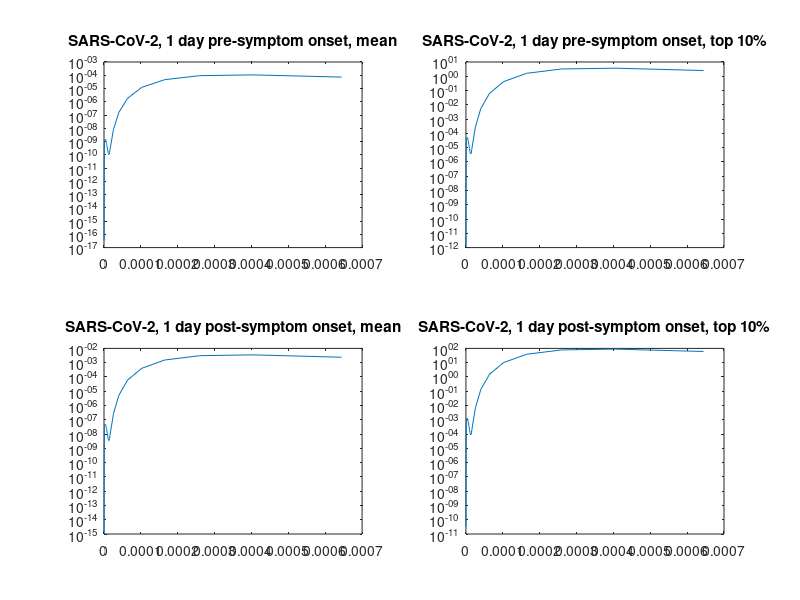

The MATLAB source for this figure:
%This script determines the expected rate of shedding SARS-CoV-2 via  
%droplets and aerosols while coughing. 

clear all
close all
clc

%Define values
p = 997e3; %Density of water at room temperature {g/m3}
Vml_Vg = 1; %Conversion factor (volume) from g to ml for water at room
            %temperature
v_SARS2_1daypre = 5.48; %SARS-CoV-2 mean viral load, -1 day {log10 copies/ml}
uCI_1daypre = 6.70; %upper 95% CI for v_SARS2_1daypre {log10 copies/ml}
lCI_1daypre = 4.25; %lower 95% CI for v_SARS2_1daypre {log10 copies/ml}
v_SARS2_1daypre_top10 = 10.01992; %SARS-CoV-2 viral load (98th cp), -1 day {log10 copies/ml}
uCI_1daypre_top10 = 12.51300;
lCI_1daypre_top10 = 8.02355;

v_SARS2_1daypost = 7.00; %SARS-CoV-2 mean viral load, -1 day {log10 copies/ml}
uCI_1daypost = 7.58;
lCI_1daypost = 6.43;
v_SARS2_1daypost_top10 = 11.40318; %SARS-CoV-2 viral load (98th cp), -1 day {log10 copies/ml}
uCI_1daypost_top10 = 12.48296;
lCI_1daypost_top10 = 10.41681;

gamma = 0.1e-2; %viability proportion {%}

%particle profile
d = [0.1653449
0.178063421
0.191760265
0.206510686
0.222395726
0.239502662
0.257925483
0.277765409
0.299131445
0.322140981
0.346920437
0.373605958
0.402344159
0.433292936
0.466622329
0.502515457
0.541169527
0.582796911
0.627626322
0.675904064
0.727895384
0.783885938
0.848663711
0.913943904
0.984245524
1.059954825
1.141487774
1.229292331
1.323850917
1.425683057
1.535348244
1.653449003
1.780634209
1.917602648
2.065106857
2.22395726
2.39502662
2.579254832
2.777654091
2.99131445
3.221409811
3.469204372
3.755888091
4.044795338
4.355925665
4.690988495
5.051824745
5.440416936
5.858900087
6.243128858
6.759040636
7.278953844
7.838859376
8.397266396
8.995451959
9.687392507
10.37748117
11.175729
12.03537898
13.02994339
14.03222167
15.0318175
16.18808225
25.79254832
40.44795338
64.10568596
102.1398939
164.4719926
259.2943797
404.4795338
644.4591621]*1e-6; %hydrated particle diameters for given respiratory activity {m}
V = (p*pi*Vml_Vg/6)* d.^3; %particle volumes {ml}
R = [5.33E-05
1.07E-04
1.77E-04
3.30E-04
5.62E-04
9.16E-04
1.56E-03
2.51E-03
3.80E-03
6.11E-03
9.38E-03
1.40E-02
2.12E-02
3.16E-02
4.25E-02
5.81E-02
7.92E-02
1.08E-01
1.39E-01
1.76E-01
2.20E-01
2.96E-01
3.70E-01
4.76E-01
6.21E-01
8.11E-01
1.04E+00
1.30E+00
1.51E+00
1.65E+00
1.70E+00
1.63E+00
1.45E+00
1.21E+00
9.99E-01
8.00E-01
6.31E-01
5.05E-01
4.10E-01
3.44E-01
2.75E-01
2.27E-01
1.82E-01
1.41E-01
1.10E-01
8.28E-02
6.07E-02
4.45E-02
3.12E-02
2.32E-02
1.51E-02
9.96E-03
6.48E-03
4.28E-03
2.83E-03
1.73E-03
1.11E-03
6.81E-04
4.37E-04
3.02E-04
2.60E-04
2.72E-04
3.69E-04
3.07E-03
1.54E-02
4.42E-02
7.21E-02
6.60E-02
3.39E-02
1.02E-02
1.72E-03]; %rate of particle being expelled, corresponding to particle diameters {particles/interval}


%Initialize matrices for Poisson lamda, partitioning likelihood, variance 
%(via delta method) and expelling rate at each size
n = [0:1:140]'; %up to 140 viable virions

lambda_SARS2_1daypre = zeros(length(d),1);
uCI_1daypre_lambda = zeros(length(d),1);
lCI_1daypre_lambda = zeros(length(d),1);
P_SARS2_1daypre = zeros(length(d),length(n));
Var_SARS2_1daypre = zeros(length(d),length(n));

lambda_SARS2_1daypre_top10 = zeros(length(d),1);
uCI_1daypre_top10_lambda = zeros(length(d),1);
lCI_1daypre_top10_lambda = zeros(length(d),1);
P_SARS2_1daypre_top10 = zeros(length(d),length(n));
Var_SARS2_1daypre_top10 = zeros(length(d),length(n));

lambda_SARS2_1daypost = zeros(length(d),1);
uCI_1daypost_lambda = zeros(length(d),1);
lCI_1daypost_lambda = zeros(length(d),1);
P_SARS2_1daypost = zeros(length(d),length(n));
Var_SARS2_1daypost = zeros(length(d),length(n));

lambda_SARS2_1daypost_top10 = zeros(length(d),1);
uCI_1daypost_top10_lambda = zeros(length(d),1);
lCI_1daypost_top10_lambda = zeros(length(d),1);
P_SARS2_1daypost_top10 = zeros(length(d),length(n));
Var_SARS2_1daypost_top10 = zeros(length(d),length(n));

Expel = zeros(length(d),4); %Rate of viable SARS-CoV-2 virions being expelled
uCI = zeros(length(d),4); %upper 95% CI for each expel
lCI = zeros(length(d),4); %lower 95% CI for each expel


%Determine rates of expelling SARS-CoV-2 for the given respiratory activity
for i = 1 : length(d)
    lambda_SARS2_1daypre(i) = (10^v_SARS2_1daypre)* V(i)*gamma;
    uCI_1daypre_lambda(i) = (10^uCI_1daypre)* V(i)*gamma;
    lCI_1daypre_lambda(i) = (10^lCI_1daypre)* V(i)*gamma;
    lambda_SARS2_1daypre_top10(i) = (10^v_SARS2_1daypre_top10)* V(i)*gamma;
    uCI_1daypre_top10_lambda(i) = (10^uCI_1daypre_top10)* V(i)*gamma;
    lCI_1daypre_top10_lambda(i) = (10^lCI_1daypre_top10)* V(i)*gamma;
    lambda_SARS2_1daypost(i) = (10^v_SARS2_1daypost)* V(i)*gamma;
    uCI_1daypost_lambda(i) = (10^uCI_1daypost)* V(i)*gamma;
    lCI_1daypost_lambda(i) = (10^lCI_1daypost)* V(i)*gamma;
    lambda_SARS2_1daypost_top10(i) = (10^v_SARS2_1daypost_top10)* V(i)*gamma;
    uCI_1daypost_top10_lambda(i) = (10^uCI_1daypost_top10)* V(i)*gamma;
    lCI_1daypost_top10_lambda(i) = (10^lCI_1daypost_top10)* V(i)*gamma;
    
        for k = 1 : length(n)
        P_SARS2_1daypre(i,k) = (lambda_SARS2_1daypre(i)^n(k))* ...
            exp(-lambda_SARS2_1daypre(i))/ factorial(n(k));
        Var_SARS2_1daypre(i,k) = lambda_SARS2_1daypre(i)* ...
            ( exp(-lambda_SARS2_1daypre(i))* lambda_SARS2_1daypre(i)^...
            (n(k)-1)* (n(k) - lambda_SARS2_1daypre(i))/ factorial(n(k)) )^2;
        
        P_SARS2_1daypre_top10(i,k) = (lambda_SARS2_1daypre_top10(i)^n(k))* ...
            exp(-lambda_SARS2_1daypre_top10(i))/ factorial(n(k));
        Var_SARS2_1daypre_top10(i,k) = lambda_SARS2_1daypre_top10(i)* ...
            ( exp(-lambda_SARS2_1daypre_top10(i))* lambda_SARS2_1daypre_top10(i)^...
            (n(k)-1)* (n(k) - lambda_SARS2_1daypre_top10(i))/ factorial(n(k)) )^2;
        
        P_SARS2_1daypost(i,k) = (lambda_SARS2_1daypost(i)^n(k))* ...
            exp(-lambda_SARS2_1daypost(i))/ factorial(n(k));
        Var_SARS2_1daypost(i,k) = lambda_SARS2_1daypost(i)* ...
            ( exp(-lambda_SARS2_1daypost(i))* lambda_SARS2_1daypost(i)^...
            (n(k)-1)* (n(k) - lambda_SARS2_1daypost(i))/ factorial(n(k)) )^2;
        
        P_SARS2_1daypost_top10(i,k) = (lambda_SARS2_1daypost_top10(i)^n(k))* ...
            exp(-lambda_SARS2_1daypost_top10(i))/ factorial(n(k));
        Var_SARS2_1daypost_top10(i,k) = lambda_SARS2_1daypost_top10(i)* ...
            ( exp(-lambda_SARS2_1daypost_top10(i))* lambda_SARS2_1daypost_top10(i)^...
            (n(k)-1)* (n(k) - lambda_SARS2_1daypost_top10(i))/ factorial(n(k)) )^2;
        
        end
end

Expel(:,1) = lambda_SARS2_1daypre.*R;
Expel(:,2) = lambda_SARS2_1daypre_top10.*R;
Expel(:,3) = lambda_SARS2_1daypost.*R;
Expel(:,4) = lambda_SARS2_1daypost_top10.*R;

%Since the above is equivalent to using the expectation value multiplied by
%the particle rate, variances can be calculated using lambda
uCI(:,1) = uCI_1daypre_lambda.*R - Expel(:,1);
uCI(:,2) = uCI_1daypre_top10_lambda.*R - Expel(:,2);
uCI(:,3) = uCI_1daypost_lambda.*R - Expel(:,3);
uCI(:,4) = uCI_1daypost_top10_lambda.*R - Expel(:,4);

lCI(:,1) = Expel(:,1) - lCI_1daypre_lambda.*R;
lCI(:,2) = Expel(:,2) - lCI_1daypre_top10_lambda.*R;
lCI(:,3) = Expel(:,3) - lCI_1daypost_lambda.*R;
lCI(:,4) = Expel(:,4) - lCI_1daypost_top10_lambda.*R;

%{
Var(:,1) = lamda_SARS2_1daypre;
Var(:,2) = lamda_SARS2_1daypre_top10;
Var(:,3) = lamda_SARS2_1daypost;
Var(:,4) = lamda_SARS2_1daypost_top10;

for i = 1:length(d)
    Var(i,1) = sum(P_SARS2_1daypre(i,:)*n*...
        Var_SARS2_1daypre(i,:))/sum(P_SARS2_1daypre(i,:));
    Var(i,2) = sum(P_SARS2_1daypre_top10(i,:)*n*...
        Var_SARS2_1daypre_top10(i,:))/sum(P_SARS2_1daypre_top10(i,:));
    Var(i,3) = sum(P_SARS2_1daypost(i,:)*n*...
        Var_SARS2_1daypost(i,:))/sum(P_SARS2_1daypost(i,:));
    Var(i,4) = P_SARS2_1daypost_top10(i,:).*n'*...
        Var_SARS2_1daypost_top10(i,:)'/sum(P_SARS2_1daypost_top10(i,:));
end


Var2 = zeros(length(d),4); %Variance

for i = 1:length(d)
    Var2(i,1) = sum(P_SARS2_1daypre(i,2:end).*...
        Var_SARS2_1daypre(i,2:end))/sum(P_SARS2_1daypre(i,2:end));
    Var2(i,2) = sum(P_SARS2_1daypre_top10(i,2:end).*...
        Var_SARS2_1daypre_top10(i,2:end))/sum(P_SARS2_1daypre_top10(i,2:end));
    Var2(i,3) = sum(P_SARS2_1daypost(i,2:end).*...
        Var_SARS2_1daypost(i,2:end))/sum(P_SARS2_1daypost(i,2:end));
    Var2(i,4) = sum(P_SARS2_1daypost_top10(i,2:end).*...
        Var_SARS2_1daypost_top10(i,2:end))/sum(P_SARS2_1daypost_top10(i,2:end));
end
%}

subplot(2,2,1)
plot(d,Expel(:,1))
title('SARS-CoV-2, 1 day pre-symptom onset, mean')
set(gca,'YScale','log')
hold on
hold off

subplot(2,2,2)
plot(d,Expel(:,2))
title('SARS-CoV-2, 1 day pre-symptom onset, top 10%')
set(gca,'YScale','log')

subplot(2,2,3)
plot(d,Expel(:,3))
title('SARS-CoV-2, 1 day post-symptom onset, mean')
set(gca,'YScale','log')

subplot(2,2,4)
plot(d,Expel(:,4))
title('SARS-CoV-2, 1 day post-symptom onset, top 10%')
set(gca,'YScale','log')